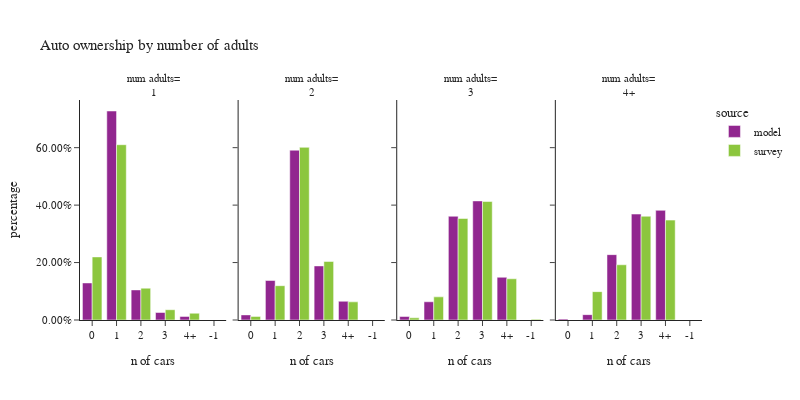

The code cell stored with this chart in its notebook:
### Code cell
plot_auto(hh.loc[hh['num_adults_simple']!="0"],'num_adults_simple','number of adults','num adults')

### Figure 1 — Plotly figure (JSON) as saved in the notebook; plotly's stock layout.template omitted (floating-point values rounded to 4 significant figures)
{"data": [{"alignmentgroup": "True", "customdata": [[1128769], [6366229], [916547], [228551], [109129]], "hovertemplate": "source=model<br>num_adults_simple=1<br>auto_ownership_simple=%{x}<br>percentage=%{y}<br>sample count=%{customdata[0]}<extra></extra>", "legendgroup": "model", "marker": {"color": "#91268F", "pattern": {"shape": ""}}, "name": "model", "offsetgroup": "model", "orientation": "v", "showlegend": true, "textposition": "auto", "type": "bar", "x": ["0", "1", "2", "3", "4+"], "xaxis": "x", "y": [0.129, 0.7276, 0.1048, 0.02612, 0.01247], "yaxis": "y"}, {"alignmentgroup": "True", "customdata": [[292001], [2251476], [9681677], [3084115], [1067948]], "hovertemplate": "source=model<br>num_adults_simple=2<br>auto_ownership_simple=%{x}<br>percentage=%{y}<br>sample count=%{customdata[0]}<extra></extra>", "legendgroup": "model", "marker": {"color": "#91268F", "pattern": {"shape": ""}}, "name": "model", "offsetgroup": "model", "orientation": "v", "showlegend": false, "textposition": "auto", "type": "bar", "x": ["0", "1", "2", "3", "4+"], "xaxis": "x2", "y": [0.01783, 0.1375, 0.5912, 0.1883, 0.06521], "yaxis": "y2"}, {"alignmentgroup": "True", "customdata": [[54431], [285369], [1624650], [1864950], [668988]], "hovertemplate": "source=model<br>num_adults_simple=3<br>auto_ownership_simple=%{x}<br>percentage=%{y}<br>sample count=%{customdata[0]}<extra></extra>", "legendgroup": "model", "marker": {"color": "#91268F", "pattern": {"shape": ""}}, "name": "model", "offsetgroup": "model", "orientation": "v", "showlegend": false, "textposition": "auto", "type": "bar", "x": ["0", "1", "2", "3", "4+"], "xaxis": "x3", "y": [0.0121, 0.06344, 0.3612, 0.4146, 0.1487], "yaxis": "y3"}, {"alignmentgroup": "True", "customdata": [[9286], [55211], [672035], [1089050], [1127402]], "hovertemplate": "source=model<br>num_adults_simple=4+<br>auto_ownership_simple=%{x}<br>percentage=%{y}<br>sample count=%{customdata[0]}<extra></extra>", "legendgroup": "model", "marker": {"color": "#91268F", "pattern": {"shape": ""}}, "name": "model", "offsetgroup": "model", "orientation": "v", "showlegend": false, "textposition": "auto", "type": "bar", "x": ["0", "1", "2", "3", "4+"], "xaxis": "x4", "y": [0.003145, 0.0187, 0.2276, 0.3688, 0.3818], "yaxis": "y4"}, {"alignmentgroup": "True", "customdata": [[5175], [14777], [2334], [613], [331]], "hovertemplate": "source=survey<br>num_adults_simple=1<br>auto_ownership_simple=%{x}<br>percentage=%{y}<br>sample count=%{customdata[0]}<extra></extra>", "legendgroup": "survey", "marker": {"color": "#8CC63E", "pattern": {"shape": ""}}, "name": "survey", "offsetgroup": "survey", "orientation": "v", "showlegend": true, "textposition": "auto", "type": "bar", "x": ["0", "1", "2", "3", "4+"], "xaxis": "x", "y": [0.2196, 0.6103, 0.1108, 0.03576, 0.02356], "yaxis": "y"}, {"alignmentgroup": "True", "customdata": [[751], [8490], [15829], [3495], [1070]], "hovertemplate": "source=survey<br>num_adults_simple=2<br>auto_ownership_simple=%{x}<br>percentage=%{y}<br>sample count=%{customdata[0]}<extra></extra>", "legendgroup": "survey", "marker": {"color": "#8CC63E", "pattern": {"shape": ""}}, "name": "survey", "offsetgroup": "survey", "orientation": "v", "showlegend": false, "textposition": "auto", "type": "bar", "x": ["0", "1", "2", "3", "4+"], "xaxis": "x2", "y": [0.01253, 0.1194, 0.6012, 0.2038, 0.06313], "yaxis": "y2"}, {"alignmentgroup": "True", "customdata": [[10], [19], [462], [1230], [1185], [503]], "hovertemplate": "source=survey<br>num_adults_simple=3<br>auto_ownership_simple=%{x}<br>percentage=%{y}<br>sample count=%{customdata[0]}<extra></extra>", "legendgroup": "survey", "marker": {"color": "#8CC63E", "pattern": {"shape": ""}}, "name": "survey", "offsetgroup": "survey", "orientation": "v", "showlegend": false, "textposition": "auto", "type": "bar", "x": ["-1", "0", "1", "2", "3", "4+"], "xaxis": "x3", "y": [0.002469, 0.007597, 0.08052, 0.3534, 0.4125, 0.1435], "yaxis": "y3"}, {"alignmentgroup": "True", "customdata": [[169], [286], [494], [458]], "hovertemplate": "source=survey<br>num_adults_simple=4+<br>auto_ownership_simple=%{x}<br>percentage=%{y}<br>sample count=%{customdata[0]}<extra></extra>", "legendgroup": "survey", "marker": {"color": "#8CC63E", "pattern": {"shape": ""}}, "name": "survey", "offsetgroup": "survey", "orientation": "v", "showlegend": false, "textposition": "auto", "type": "bar", "x": ["1", "2", "3", "4+"], "xaxis": "x4", "y": [0.09875, 0.1923, 0.3612, 0.3478], "yaxis": "y4"}], "layout": {"annotations": [{"font": {}, "showarrow": false, "text": "num adults=<br>1", "x": 0.1175, "xanchor": "center", "xref": "paper", "y": 1.0, "yanchor": "bottom", "yref": "paper"}, {"font": {}, "showarrow": false, "text": "num adults=<br>2", "x": 0.3725, "xanchor": "center", "xref": "paper", "y": 1.0, "yanchor": "bottom", "yref": "paper"}, {"font": {}, "showarrow": false, "text": "num adults=<br>3", "x": 0.6275, "xanchor": "center", "xref": "paper", "y": 1.0, "yanchor": "bottom", "yref": "paper"}, {"font": {}, "showarrow": false, "text": "num adults=<br>4+", "x": 0.8825, "xanchor": "center", "xref": "paper", "y": 1.0, "yanchor": "bottom", "yref": "paper"}], "barmode": "group", "font": {"size": 11}, "height": 400, "legend": {"title": {"text": "source"}, "tracegroupgap": 0}, "title": {"text": "Auto ownership by number of adults"}, "width": 800, "xaxis": {"anchor": "y", "domain": [0.0, 0.235], "title": {"text": "n of cars"}}, "xaxis2": {"anchor": "y2", "domain": [0.255, 0.49], "matches": "x", "title": {"text": "n of cars"}}, "xaxis3": {"anchor": "y3", "domain": [0.51, 0.745], "matches": "x", "title": {"text": "n of cars"}}, "xaxis4": {"anchor": "y4", "domain": [0.765, 1.0], "matches": "x", "title": {"text": "n of cars"}}, "yaxis": {"anchor": "x", "domain": [0.0, 1.0], "tickformat": ".2%", "title": {"text": "percentage"}}, "yaxis2": {"anchor": "x2", "domain": [0.0, 1.0], "matches": "y", "showticklabels": false}, "yaxis3": {"anchor": "x3", "domain": [0.0, 1.0], "matches": "y", "showticklabels": false}, "yaxis4": {"anchor": "x4", "domain": [0.0, 1.0], "matches": "y", "showticklabels": false}}}
